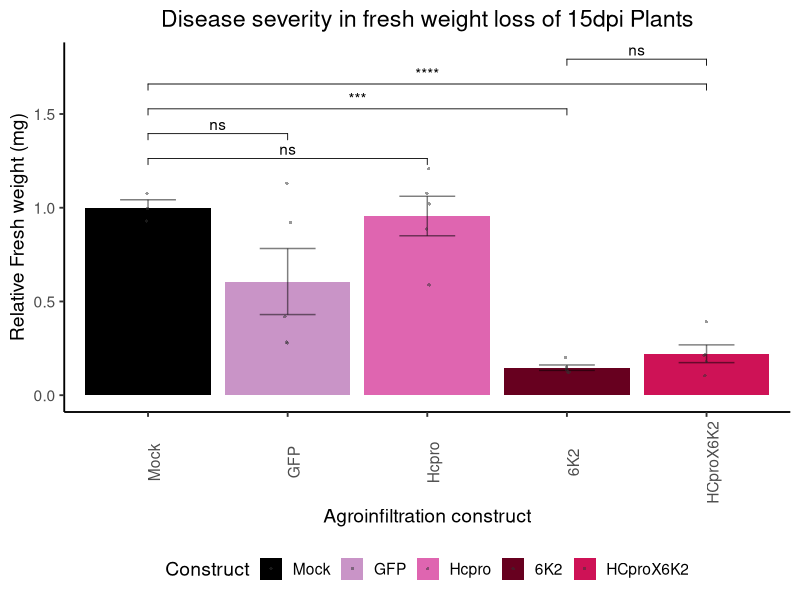
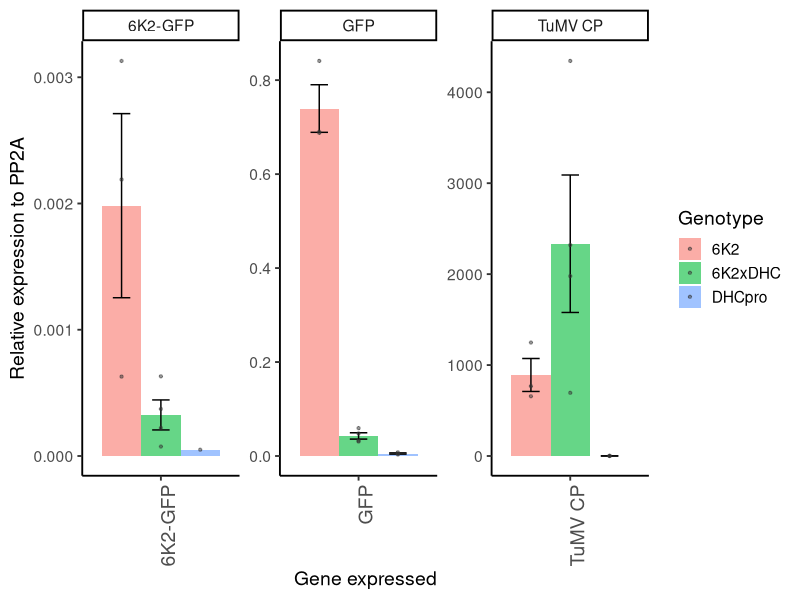
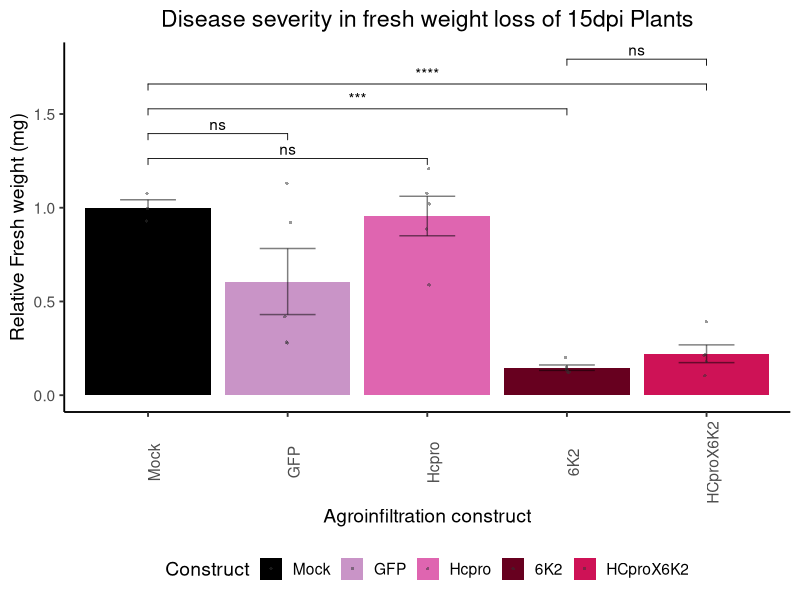

The R source for these figures, in order:
## ---- chunk 1
#options(scipen=999) ; options(scipen=0)
library(ggplot2, quietly = F)
library(plyr, quietly = F)
library(ggplot2, quietly = F)
library(ggpubr, quietly = F)
## ---- chunk 2
  TuMV_FW <- read.csv("Data/BI1293_FW_Relative.csv", sep = ",", header = T)
  TuMV_FW$Construct <- factor(TuMV_FW$Construct, levels = c("Mock","GFP", "Hcpro","6K2", "HCproX6K2"))
  
# Average per contruct
  average_weights <- ddply(TuMV_FW, .(Construct), summarize, Avg_Weight = mean(FW.g.))  
    average_weights_control <- subset(average_weights, Construct == "Mock")
# Relative weigth to GFP average
  TuMV_FW$Relative_Weight <- TuMV_FW$FW.g. / average_weights_control$Avg_Weight
  
  colors <- c( "6K2" = "#67001F",  "HCproX6K2" = "#CE1256", "Hcpro" = "#DF65B0" , "GFP" = "#C994C7", "Mock" = "black")

# Plot
  TuMV_FW_plot <- ggplot(TuMV_FW, aes(x=Construct, y=Relative_Weight,fill = Construct)) +
     geom_bar(position = position_dodge(width = 0.9), stat = 'summary' ) +
  geom_errorbar(position = position_dodge(width = 0.9),stat = 'summary', width = 0.4,alpha = 0.5) + 
  geom_jitter( stat = 'identity', shape = 16, position = position_jitterdodge(0.15), size = 0.8, alpha = 0.5, color = "grey20") +
  labs(title = "Disease severity in fresh weight loss of 15dpi Plants", y = "Relative Fresh weight (mg)", x = "Agroinfiltration construct" ) +
   scale_fill_manual(values = colors) +  theme_classic(base_size = 14) +
theme(axis.text.x = element_text(angle = 90), legend.position = "bottom", plot.title = element_text(hjust = 0.5))

# Adding signifance test
comparisons <- list(
c( "Mock", "Hcpro"),
c("Mock","GFP"),
c( "Mock","6K2"),
c("Mock","HCproX6K2"),
c("6K2","HCproX6K2"))

TuMV_FW_plot_sig <-   TuMV_FW_plot +   stat_compare_means(comparisons = comparisons,  method = "t.test", label = "p.signif")
TuMV_FW_plot_sig

ggsave(device = svg, "Results/FreshWeight_TuMV.svg", plot = TuMV_FW_plot_sig,  width=8, height=6)
## ---- chunk 3
qPCRs_raw <-  read.table( "Data/Nb_TuMV_GFP_CP_6K2.csv", sep = ",", header = T)
qPCRs_fil <- qPCRs_raw[qPCRs_raw$Cq != "N/A",] 
qPCRs_fil$Cq <- as.numeric(qPCRs_fil$Cq)
qPCRs_fil_avg <- ddply(qPCRs_fil, .(Primer, Genotype,Replicate), summarize, Avg_Ct = mean(Cq) )
qPCRs_PP2A <- qPCRs_fil_avg[qPCRs_fil_avg$Primer =="PP2A",]
qPCRs_Target <- qPCRs_fil_avg[qPCRs_fil_avg$Primer !="PP2A",]

qPCRs_DCt <- merge(x = qPCRs_PP2A , y = qPCRs_Target, by =c("Genotype","Replicate"))
qPCRs_DCt$DCt <- qPCRs_DCt$Avg_Ct.y - qPCRs_DCt$Avg_Ct.x                    

qPCRs_DCt$log2DDCt <- 2^(- qPCRs_DCt$DCt )
 TuMV_titters <- ggplot(qPCRs_DCt, aes(x = Primer.y, y = log2DDCt, fill = Genotype , group =  Genotype)) +
  #geom_boxplot(outlier.shape = NA , position=position_dodge(width=0.9), alpha = 0.9) +
     geom_bar(position = position_dodge(width = 0.9), stat = 'summary', fun.data = mean_se, alpha = 0.6) +
geom_errorbar(position = position_dodge(width = 0.9),
                stat = 'summary', fun.data = mean_se, width = 0.4) + facet_wrap(~ Primer.y , scales = "free")  + 
   ylab("Relative expression to PP2A")   +  xlab("Gene expressed") +
   geom_point(position = position_dodge(width = 0.9), alpha = 0.5, size = 0.8, color = "grey20" ) + theme_classic(base_size = 14) +
   theme(axis.text.x = element_text(angle = 90,size = 14)) 
 TuMV_titters
